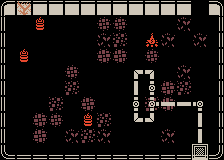

A level layout from a 2D game, rendered from its tile map. Below: a short description, then the map file with its tile-grid data intact:
An orthogonal 14x10 tile map with 16x16 px tiles, 4 tile layers (Back, BackDetail, Mid, Front), 3 tilesets and 11 objects (9x SpawnEnemy, Puerta, SpawnPoint).

<map version="1.2" tiledversion="1.2.4" orientation="orthogonal" renderorder="right-down" width="14" height="10" tilewidth="16" tileheight="16" infinite="0" nextlayerid="7" nextobjectid="13">
 <tileset firstgid="1" source="../KenneyMono.tsx" />
 <tileset firstgid="1025" source="../KenneyTransparente.tsx" />
 <tileset firstgid="2081" source="../Kenney.tsx" />
 <layer id="1" name="Back" width="14" height="10">
  <data encoding="csv">
1,1,1,1,1,1,1,1,1,1,1,1,1,1,
1,1,1,1,1,1,1,1,1,1,1,1,1,1,
1,1,1,1,1,1,1,1,1,1,1,1,1,1,
1,1,1,1,1,1,1,1,1,1,1,1,1,1,
1,1,1,1,1,1,1,1,1,1,1,1,1,1,
1,1,1,1,1,1,1,1,1,1,1,1,1,1,
1,1,1,1,1,1,1,1,1,1,1,1,1,1,
1,1,1,1,1,1,1,1,1,1,1,1,1,1,
1,1,1,1,1,1,1,1,1,1,1,1,1,1,
1,1,1,1,1,1,1,1,1,1,1,1,1,1
</data>
 </layer>
 <layer id="5" name="BackDetail" width="14" height="10">
  <data encoding="csv">
0,0,0,0,0,0,0,0,0,0,0,0,0,0,
0,0,0,0,0,0,1028,1028,0,0,0,1026,0,0,
0,0,0,0,0,0,1026,1027,0,0,1026,0,1026,0,
0,0,0,0,0,0,1029,1029,0,1028,0,0,0,0,
0,0,0,0,1028,0,0,0,0,0,0,1026,0,0,
0,0,0,0,1027,0,0,0,0,0,1029,1027,0,0,
0,0,0,1027,0,1029,0,0,0,1027,1029,0,0,0,
0,0,1029,1028,0,0,1027,0,0,0,0,0,0,0,
0,0,1029,0,1026,1027,1026,0,0,0,1026,0,0,0,
0,0,0,0,0,0,0,0,0,0,0,0,1147,0
</data>
 </layer>
 <layer id="2" name="Mid" width="14" height="10">
  <properties>
   <property name="unity:layer" value="Mid" />
  </properties>
  <data encoding="csv">
2147485318,2147485317,2147485317,2147485317,2147485317,2147485317,1669,2147485317,2147485317,2147485317,2147485317,2147485317,0,1670,
1701,0,1468,0,0,0,0,0,0,0,0,0,0,3221227173,
1701,0,0,0,0,0,0,0,0,1369,0,0,0,3221227173,
1701,1468,0,0,0,0,0,0,0,0,0,0,0,3221227173,
1701,0,0,0,0,0,0,0,536872051,2147484787,0,0,0,3221227173,
1701,0,0,0,0,0,0,0,1138,1105,0,0,0,3221227173,
1701,0,0,0,0,0,0,0,1105,1108,1610613874,1610613874,2684355666,3221227173,
1701,0,0,0,0,1468,0,0,1610613875,3221226611,0,0,1138,3221227173,
1701,0,0,0,0,0,0,0,0,0,0,0,1138,3221227173,
1734,1610614437,1610614437,1610614437,1610614437,1610614437,1610614437,1610614437,1610614437,1610614437,1610614437,1610614437,1610614437,1610614470
</data>
 </layer>
 <objectgroup id="6" name="Mid">
  <object id="1" name="Puerta" type="Puerta" x="192" y="-0.333333" width="16" height="16" />
  <object id="2" name="SpawnPoint" type="SpawnPoint" x="32.6667" y="129.334" width="16" height="16" />
  <object id="3" name="SpawnEnemy" type="SpawnEnemy" x="194" y="31.3333" width="16" height="16" />
  <object id="5" name="SpawnEnemy" type="SpawnEnemy" x="102" y="67.6663" width="16" height="16" />
  <object id="6" name="SpawnEnemy" type="SpawnEnemy" x="160.667" y="63" width="16" height="16" />
  <object id="7" name="SpawnEnemy" type="SpawnEnemy" x="163" y="133" width="16" height="16" />
  <object id="8" name="SpawnEnemy" type="SpawnEnemy" x="120.667" y="30.6667" width="16" height="16" />
  <object id="9" name="SpawnEnemy" type="SpawnEnemy" x="71" y="30.6667" width="16" height="16" />
  <object id="10" name="SpawnEnemy" type="SpawnEnemy" x="34.6667" y="38.6667" width="16" height="16" />
  <object id="11" name="SpawnEnemy" type="SpawnEnemy" x="192" y="63" width="16" height="16" />
  <object id="12" name="SpawnEnemy" type="SpawnEnemy" x="162.333" y="31.6667" width="16" height="16" />
 </objectgroup>
 <layer id="3" name="Front" width="14" height="10">
  <data encoding="csv">
0,1097,0,0,0,0,0,0,0,0,0,0,0,0,
0,0,0,0,0,0,0,0,0,0,0,0,0,0,
0,0,0,0,0,0,0,0,0,0,0,0,0,0,
0,0,0,0,0,0,0,0,0,0,0,0,0,0,
0,0,0,0,0,0,0,0,0,0,0,0,0,0,
0,0,0,0,0,0,0,0,0,0,0,0,0,0,
0,0,0,0,0,0,0,0,0,0,0,0,0,0,
0,0,0,0,0,0,0,0,0,0,0,0,0,0,
0,0,0,0,0,0,0,0,0,0,0,0,0,0,
0,0,0,0,0,0,0,0,0,0,0,0,0,0
</data>
 </layer>
</map>
